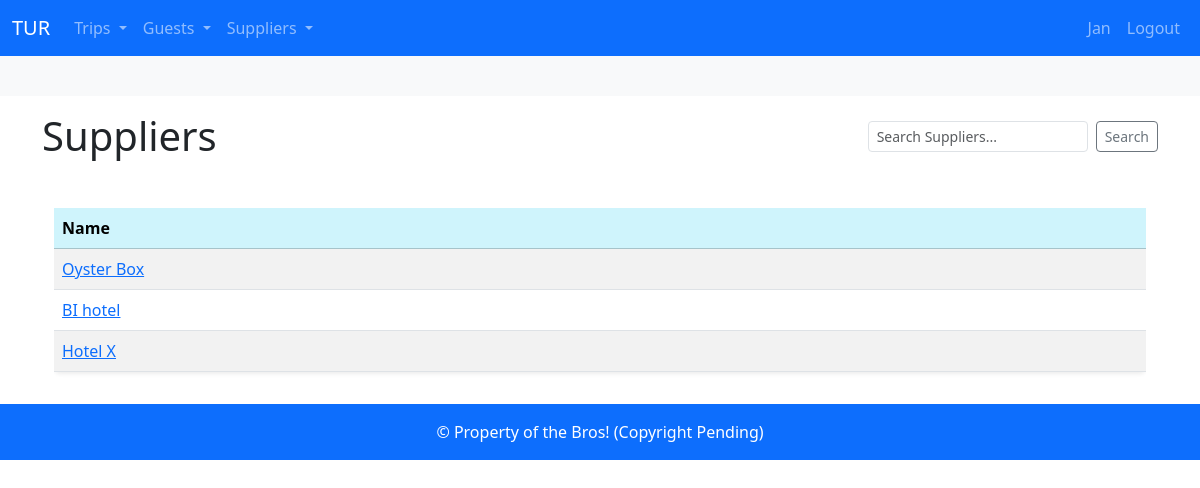
Before: /supplier/ (signed in) with the older database file.
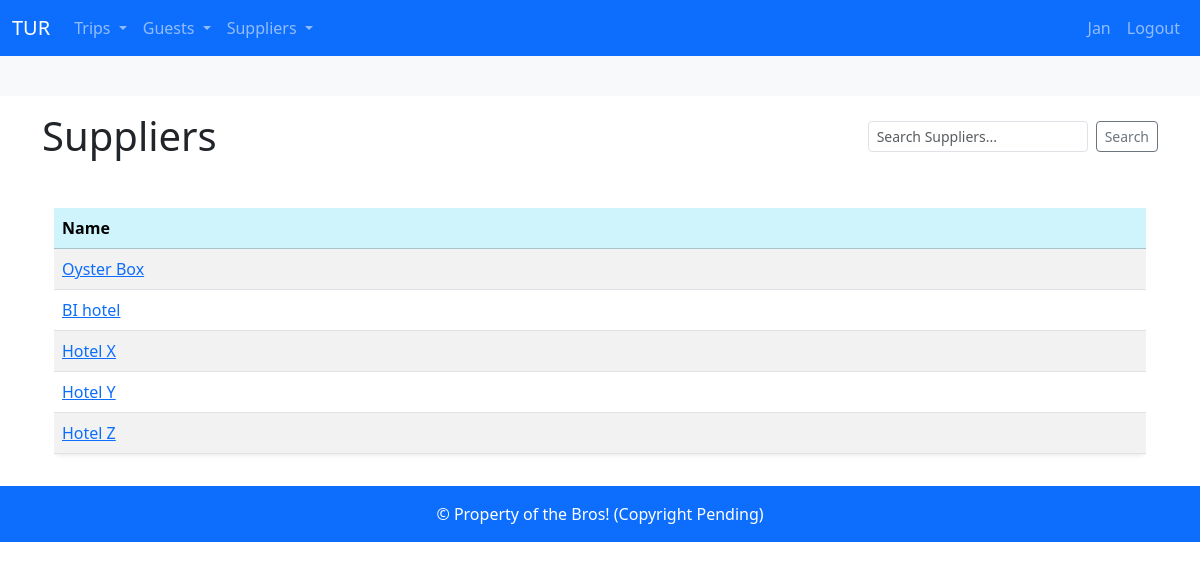
After: the same page with the newer database file.
### booking_system/models.py (models this page shows, shortened)
class Supplier(models.Model):
    name = models.CharField(max_length=64)
    def __str__(self):
        return self.name

### booking_system/views.py (the view)
# urls.py: path("supplier/", views.supplier_overview, name='supplier_overview'),
@login_required
def supplier_overview(request):
    search_query = request.GET.get('search', '')
    if search_query:
        suppliers = Supplier.objects.filter(name__icontains = search_query)
    else:
        suppliers = Supplier.objects.order_by()
    context = {
        'suppliers':suppliers
        }
    return render(request,"booking_system/supplier/supplier_overview.html", context=context)

### booking_system/templates/booking_system/supplier/supplier_overview.html (shortened to what this page needs)
{%extends "base.html" %}
{%block body%}
<div class="d-flex justify-content-between align-items-center mb-4">
    <h1 class="m-0">Suppliers</h1>
    <form method="get" class="d-flex" role="search">
        <input type="text" name="search" class="form-control form-control-sm me-2"
               placeholder="Search Suppliers..." value="{{ request.GET.search }}">
        <button class="btn btn-outline-secondary btn-sm" type="submit">Search</button>
    </form>
</div>
<div class="container mt-5">
    <div class="table-responsive">
        <table class="table table-striped table-hover shadow-sm rounded">
            <thead class="table-info">
                <tr>
                    <th>Name</th>
                </tr>
            </thead>
            <tbody>
                {% for s in suppliers %}
                <tr>
                    <td><a href="{% url 'supplier_view' s.id %}"> {{ s }} </a></td>
                </tr>
                {% empty %}
                <tr>
                    <td colspan="5" class="text-center">No Suppliers found.</td>
                </tr>
                {% endfor %}
            </tbody>
        </table>
    </div>
</div>
{%endblock body%}

Changed rows visible on the page:
added Supplier: name "Hotel Y"
added Supplier: name "Hotel Z"
